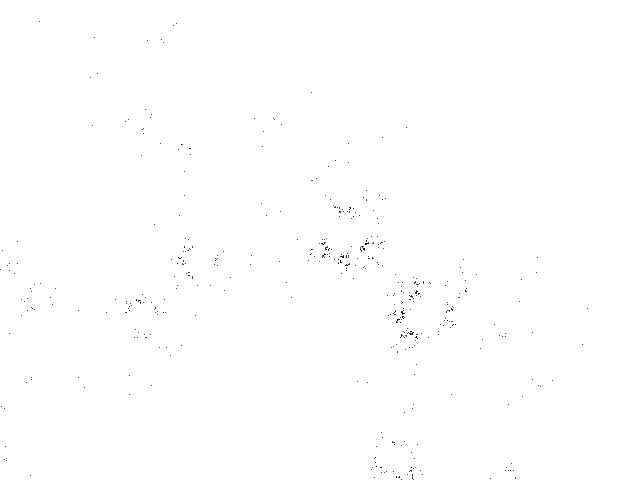
Frame 1 (no input)
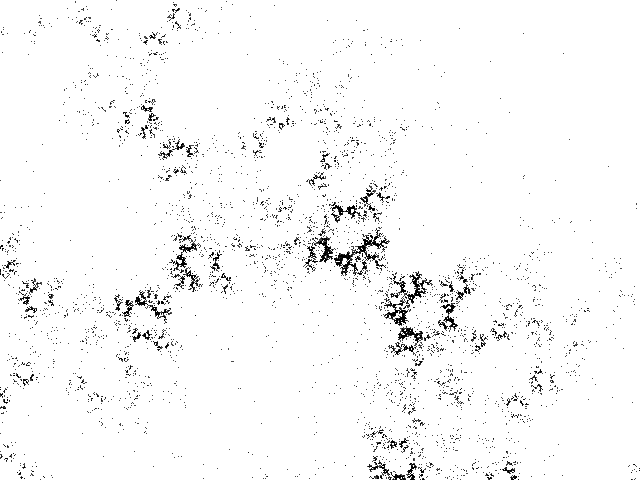
Frame 60 (the mouse pressed at the canvas centre just before this capture)
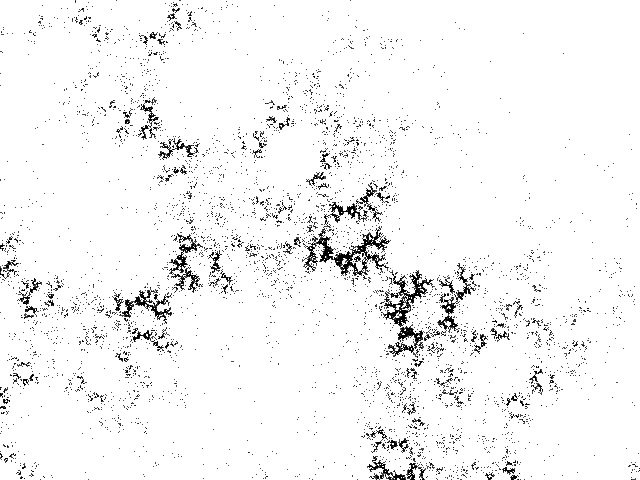
Frame 120 (the mouse held since frame 60 and released just before this capture)

The Processing sketch that drew these frames (run headless with seeded random() and noise(); from frame 60 on, the mouse is pressed at the canvas centre):

// Processing sketch: IFS_Tree_Root
// ── IFS_Tree_Root.pde
// IFS Tree-Root fractal //


void setup() {
  
  size(640,480);
  background(255);
  
}


void draw() {
  
  float x = 0.0;
  float y = 0.0;
  float x1 = 0.0;
  float y1 = 0.0;
  float denom = 0.0;
  
  for (int i=0; i<1000; i++) {
    
    switch (int(random(2.0))) {
      case 0:
         x1 = y / sqrt(2.0) + 1.5;
         y1 = -x / sqrt(2.0) + 1.5;
         break;
      case 1:
         x1 = -y / sqrt(2.0) + 0.5;
         y1 = x / sqrt(2.0) + 0.5;
         break;
      }
      switch (int(random(2.0))) {
      case 0:
         x = x1 - 2.0;
         y = y1;
         break;
      case 1:
         denom = (x1 - 2.0) * (x1 - 2.0) + y1 * y1;
         x = (x1 - 2.0)/denom;
         y = y1/denom;
         break;
      }
      
      point(420 + (150 * x), 240 + (150 * y));
      
   } 

}
